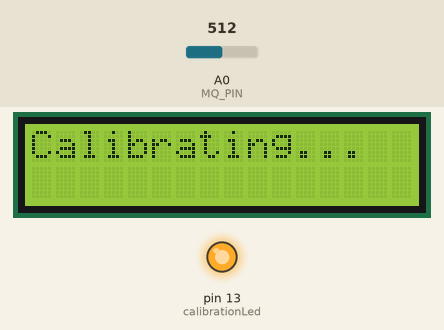
The sketch below on a simulated Arduino Uno, built with avr-gcc and run on an emulated ATmega328P. Parts: 16×2 character LCD, output pins drawn as LEDs (lit = HIGH). The inputs (shaded band) are chosen by the test bench; at power-on: A0 (MQ_PIN) = 512.

Above: at 0.1 s.
At 25.2 s:
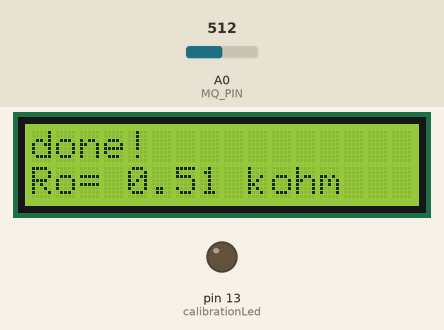
At 28.4 s:
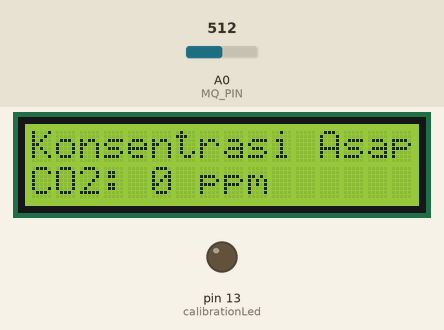
Timing chart, 0 to 29.9 s (numbered marks = the images above):
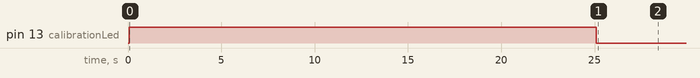

Measured:
- what the display in image 1 shows lasts 3.3 s, from 25.1 s to 28.4 s

The sketch:

Indoor-Cigarette-Smoke-Meter.ino
```cpp
#include <LiquidCrystal_I2C.h>      //Library I2C LCD
LiquidCrystal_I2C lcd(0x27, 16, 2); //Alamat I2C

/************************Hardware Related Macros************************************/
const int calibrationLed = 13;                      //when the calibration start , LED pin 13 will light up , off when finish calibrating
const int MQ_PIN = A0;                              //define which analog input channel you are going to use
int RL_VALUE = 5;                                   //define the load resistance on the board, in kilo ohms
float RO_CLEAN_AIR_FACTOR = 9.83;                   //RO_CLEAR_AIR_FACTOR=(Sensor resistance in clean air)/RO,
//which is derived from the chart in datasheet

/***********************Software Related Macros************************************/
int CALIBARAION_SAMPLE_TIMES = 50;                  //define how many samples you are going to take in the calibration phase
int CALIBRATION_SAMPLE_INTERVAL = 500;              //define the time interal(in milisecond) between each samples in the
//cablibration phase
int READ_SAMPLE_INTERVAL = 50;                      //define how many samples you are going to take in normal operation
int READ_SAMPLE_TIMES = 5;                          //define the time interal(in milisecond) between each samples in
//normal operation

/**********************Application Related Macros**********************************/
#define         GAS_LPG             0
#define         GAS_CO              1
#define         GAS_SMOKE           2

/*****************************Globals***********************************************/
float           LPGCurve[3]  =  {2.3, 0.21, -0.47}; //two points are taken from the curve.
//with these two points, a line is formed which is "approximately equivalent"
//to the original curve.
//data format:{ x, y, slope}; point1: (lg200, 0.21), point2: (lg10000, -0.59)
float           COCurve[3]  =  {2.3, 0.72, -0.34};  //two points are taken from the curve.
//with these two points, a line is formed which is "approximately equivalent"
//to the original curve.
//data format:{ x, y, slope}; point1: (lg200, 0.72), point2: (lg10000,  0.15)
float           SmokeCurve[3] = {2.3, 0.53, -0.44}; //two points are taken from the curve.
//with these two points, a line is formed which is "approximately equivalent"
//to the original curve.
//data format:{ x, y, slope}; point1: (lg200, 0.53), point2: (lg10000,  -0.22)
float           Ro           =  10;                 //Ro is initialized to 10 kilo ohms

void setup() {
  lcd.init ();
  lcd.setBacklight(HIGH);

  pinMode(calibrationLed, OUTPUT);
  digitalWrite(calibrationLed, HIGH);
  lcd.print("Calibrating...");                        //LCD display

  Ro = MQCalibration(MQ_PIN);                         //Calibrating the sensor. Please make sure the sensor is in clean air
  digitalWrite(calibrationLed, LOW);

  lcd.clear();
  lcd.print("done!");                                 //LCD display
  lcd.setCursor(0, 1);
  lcd.print("Ro= ");
  lcd.print(Ro);
  lcd.print(" kohm");
  delay(3000);
}

void loop() {
  //Pilih jenis gas yang akan dideteksi dengan menghilangkan komentar "//"

  //long iPPM_LPG = 0;
  //long iPPM_CO = 0;
  long iPPM_Smoke = 0;

  //iPPM_LPG = MQGetGasPercentage(MQRead(MQ_PIN)/Ro,GAS_LPG);
  //iPPM_CO = MQGetGasPercentage(MQRead(MQ_PIN)/Ro,GAS_CO);
  iPPM_Smoke = MQGetGasPercentage(MQRead(MQ_PIN) / Ro, GAS_SMOKE);

  lcd.clear();
  lcd.setCursor(0, 0);
  lcd.print("Konsentrasi Asap");

  lcd.setCursor(0, 1);
  lcd.print("CO2: ");
  lcd.print(iPPM_Smoke);
  lcd.print(" ppm");

  delay(200);
}

float MQResistanceCalculation(int raw_adc)
{
  return ( ((float)RL_VALUE * (1023 - raw_adc) / raw_adc));
}

float MQCalibration(int mq_pin)
{
  int i;
  float val = 0;

  for (i = 0; i < CALIBARAION_SAMPLE_TIMES; i++) {      //take multiple samples
    val += MQResistanceCalculation(analogRead(mq_pin));
    delay(CALIBRATION_SAMPLE_INTERVAL);
  }
  val = val / CALIBARAION_SAMPLE_TIMES;                 //calculate the average value
  val = val / RO_CLEAN_AIR_FACTOR;                      //divided by RO_CLEAN_AIR_FACTOR yields the Ro
  return val;                                                      //according to the chart in the datasheet

}

float MQRead(int mq_pin)
{
  int i;
  float rs = 0;

  for (i = 0; i < READ_SAMPLE_TIMES; i++) {
    rs += MQResistanceCalculation(analogRead(mq_pin));
    delay(READ_SAMPLE_INTERVAL);
  }

  rs = rs / READ_SAMPLE_TIMES;

  return rs;
}

long MQGetGasPercentage(float rs_ro_ratio, int gas_id)
{
  if ( gas_id == GAS_LPG ) {
    return MQGetPercentage(rs_ro_ratio, LPGCurve);
  } else if ( gas_id == GAS_CO ) {
    return MQGetPercentage(rs_ro_ratio, COCurve);
  } else if ( gas_id == GAS_SMOKE ) {
    return MQGetPercentage(rs_ro_ratio, SmokeCurve);
  }

  return 0;
}

long  MQGetPercentage(float rs_ro_ratio, float *pcurve)
{
  return (pow(10, ( ((log(rs_ro_ratio) - pcurve[1]) / pcurve[2]) + pcurve[0])));
}
```
